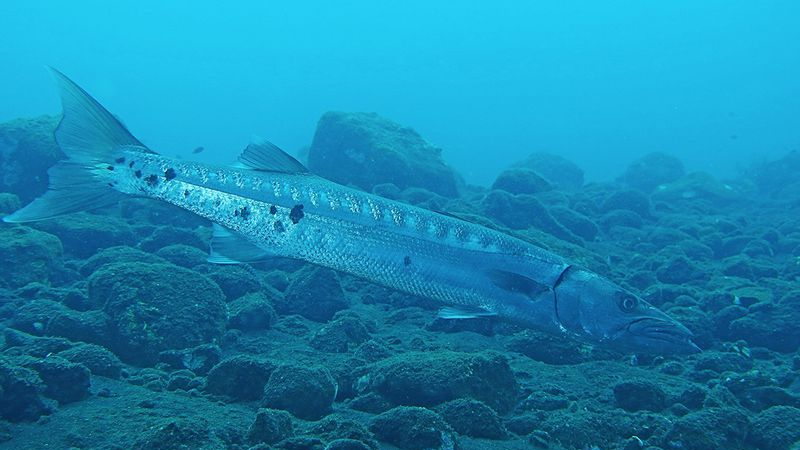
#> input picture Underwater Image/Biru/100_img_.png, 800 x 450 px
$ python -i evaluation_metrics.py   (imports and definitions only)   (older library calls are emulated)
#> lines starting #> are read from the running program, lines starting #| are printed output that depends on the picture
#> further down, picture is the input picture: shape (450, 800, 3); mean B, G, R 175.4, 134.8, 22.9
from __future__ import annotations

import time
import functools
from typing import Callable, Any

import cv2
import numpy as np
from scipy.ndimage import convolve

_C1 = 0.0282
_C2 = 0.2953
_C3 = 3.5753

def _to_float32(image: np.ndarray) -> np.ndarray:
    return image.astype(np.float32)

# [175 lines left out: functions _bgr_to_lab, _uicm, _uism, _uiconm, compute_uiqm, compute_uciqe and 2 more, not called in this run]


# ═══════════════════════════════════════════════════════════════
# No-Reference Naturalness Metric (NIQE-like approximation)
# ═══════════════════════════════════════════════════════════════

def compute_niqe_approx(image: np.ndarray) -> dict[str, float]:
    from scipy.stats import kurtosis as _kurt, skew as _skew

    gray = cv2.cvtColor(image, cv2.COLOR_BGR2GRAY).astype(np.float64)
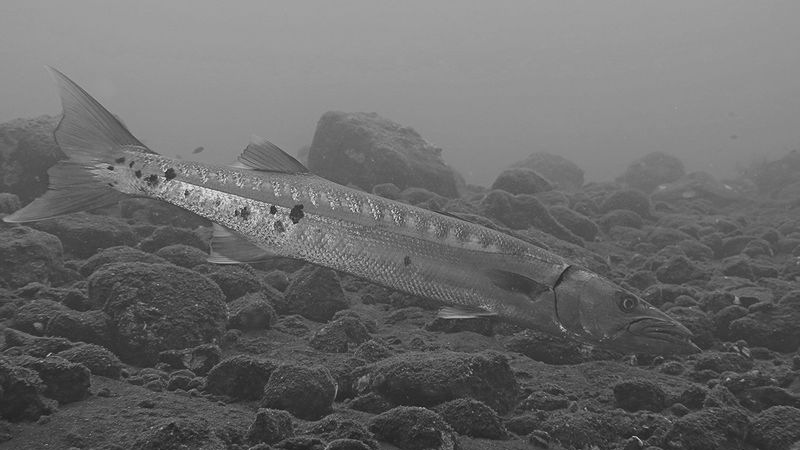
#> gray: shape (450, 800) float64; min 27, max 230, mean 106

    ks = 7
    sigma_g = ks / 6.0
    mu = cv2.GaussianBlur(gray, (ks, ks), sigma_g)
    var_local = cv2.GaussianBlur(gray ** 2, (ks, ks), sigma_g) - mu ** 2
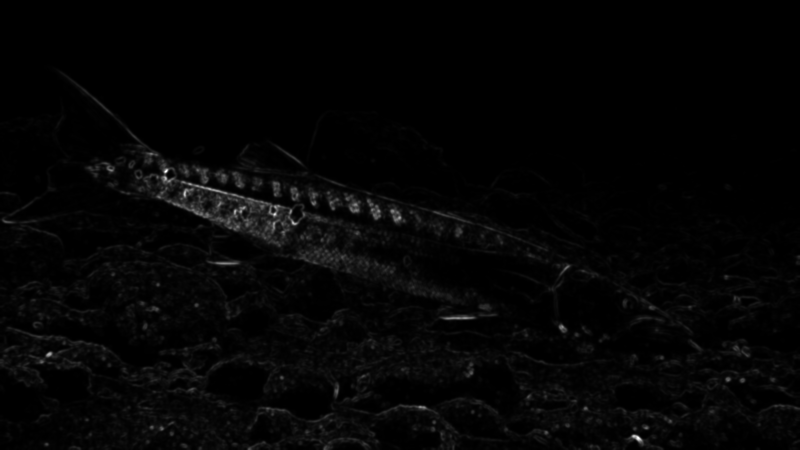
#> var_local: shape (450, 800) float64; min -1.09e-11, max 4083.1, mean 80.9; drawn with min black and max white
    sigma_local = np.sqrt(np.maximum(var_local, 0.0)) + 1.0
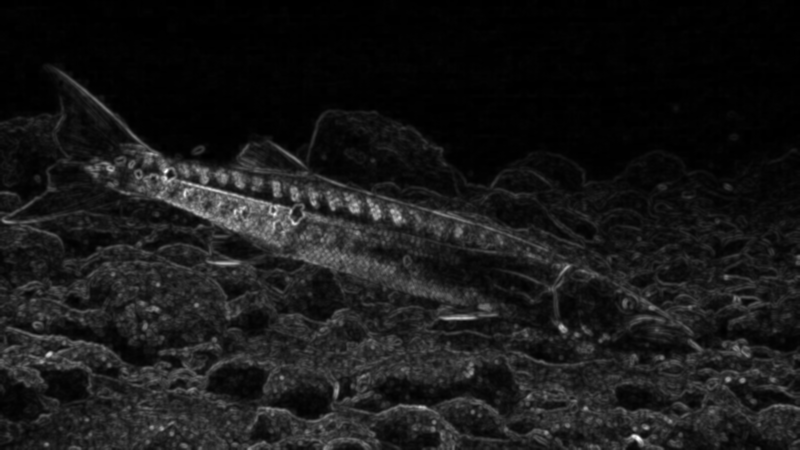
#> sigma_local: shape (450, 800) float64; min 1, max 64.9, mean 7.2; drawn with min black and max white
    mscn = (gray - mu) / sigma_local
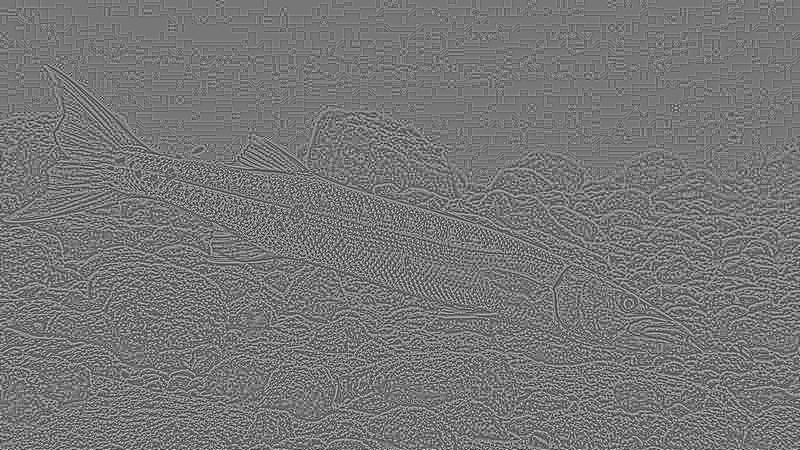
#> mscn: shape (450, 800) float64; min -2.09, max 2.37, mean -0.00664; drawn with min black and max white

    flat = mscn.flatten()
    v = float(flat.var())
#> v = 0.276
    s = float(_skew(flat))
#> s = 0.169
    k = float(_kurt(flat, fisher=True))
#> k = 0.541

    deviation = float(np.sqrt((v - 1.0) ** 2 + s ** 2 + (k / 3.0) ** 2))
#> deviation = 0.765

    return {
        "niqe_approx"   : round(deviation, 6),
        "mscn_variance"  : round(v, 6),
        "mscn_skewness"  : round(s, 6),
        "mscn_kurtosis"  : round(k, 6),
    }


# [44 lines left out: functions timing_wrapper, benchmark, not called in this run]

>>> import cv2
>>> picture = cv2.imread('Underwater Image/Biru/100_img_.png')
>>> result = compute_niqe_approx(picture)
#> result = {'niqe_approx': 0.765, 'mscn_variance': 0.276, 'mscn_skewness': 0.169, 'mscn_kurtosis': 0.541}

$ run again, on Underwater Image/Biru/107_img_.png
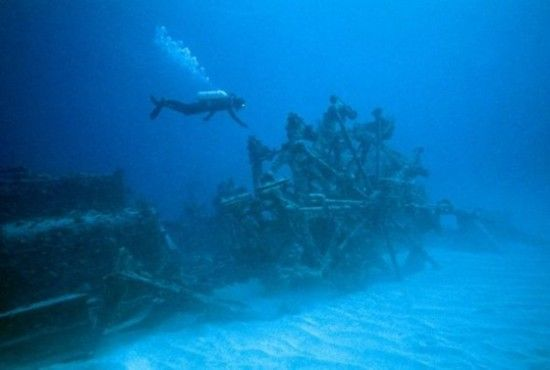
#> input picture Underwater Image/Biru/107_img_.png, 550 x 370 px
#> picture is the input picture: shape (370, 550, 3); mean B, G, R 177.4, 113.9, 4.7
#> in compute_niqe_approx, `sigma_local = np.sqrt(np.maximum(var_local, 0.0)) + 1.0`:
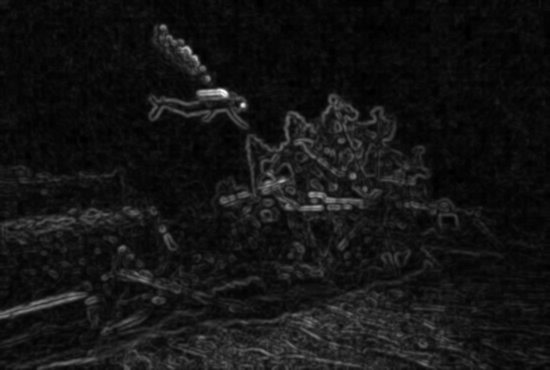
#> sigma_local: shape (370, 550) float64; min 1, max 28.53, mean 3.2; drawn with min black and max white
#> in compute_niqe_approx, `mscn = (gray - mu) / sigma_local`:
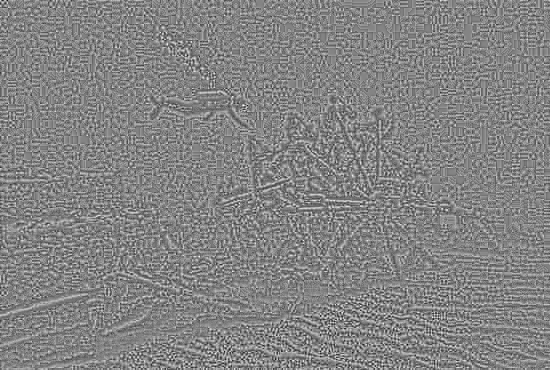
#> mscn: shape (370, 550) float64; min -1.96, max 1.81, mean -0.00786; drawn with min black and max white
#> v = 0.146
#> s = 0.199
#> k = 0.131
#> deviation = 0.878
#> result = {'niqe_approx': 0.878, 'mscn_variance': 0.146, 'mscn_skewness': 0.199, 'mscn_kurtosis': 0.131}

$ run again, on Underwater Image/Biru/10_img_.png
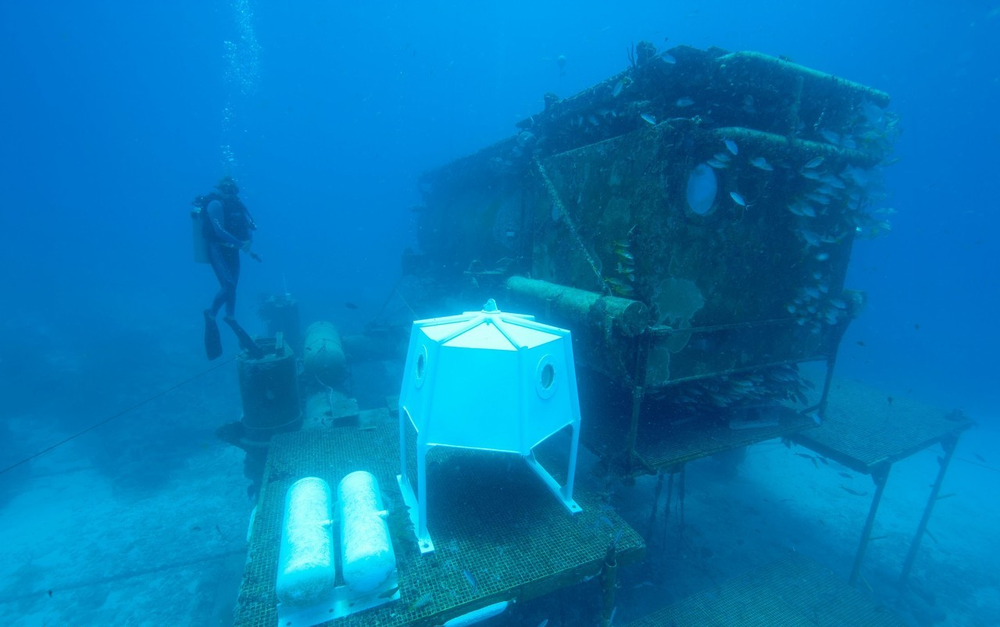
#> input picture Underwater Image/Biru/10_img_.png, 1000 x 627 px, shrunk from 1280 x 803 before the run
#> picture is the input picture: shape (627, 1000, 3); mean B, G, R 181.9, 121.8, 4.2
#> in compute_niqe_approx, `sigma_local = np.sqrt(np.maximum(var_local, 0.0)) + 1.0`:
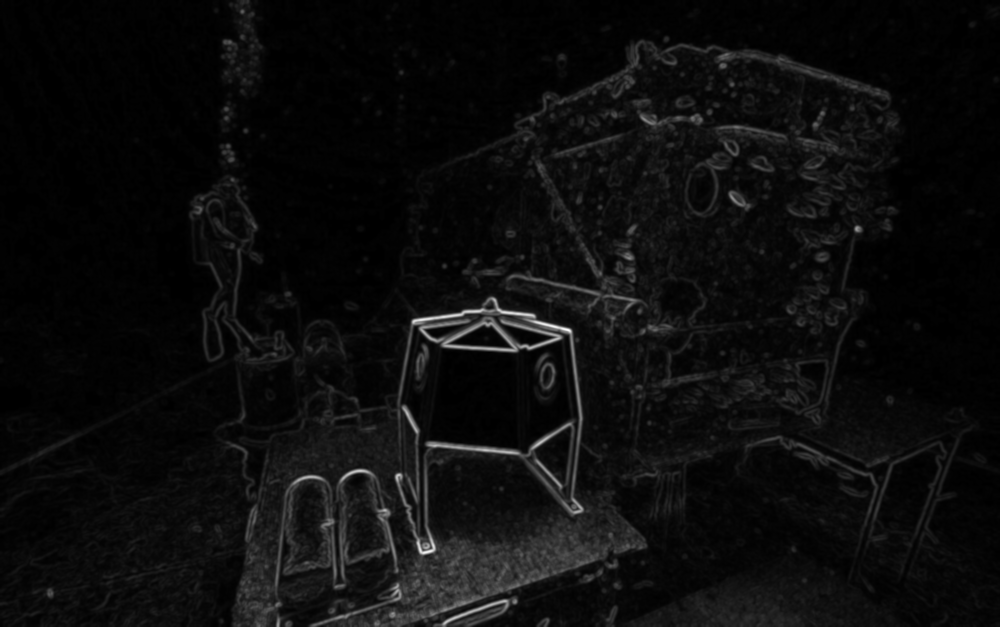
#> sigma_local: shape (627, 1000) float64; min 1, max 48.17, mean 3.4; drawn with min black and max white
#> in compute_niqe_approx, `mscn = (gray - mu) / sigma_local`:
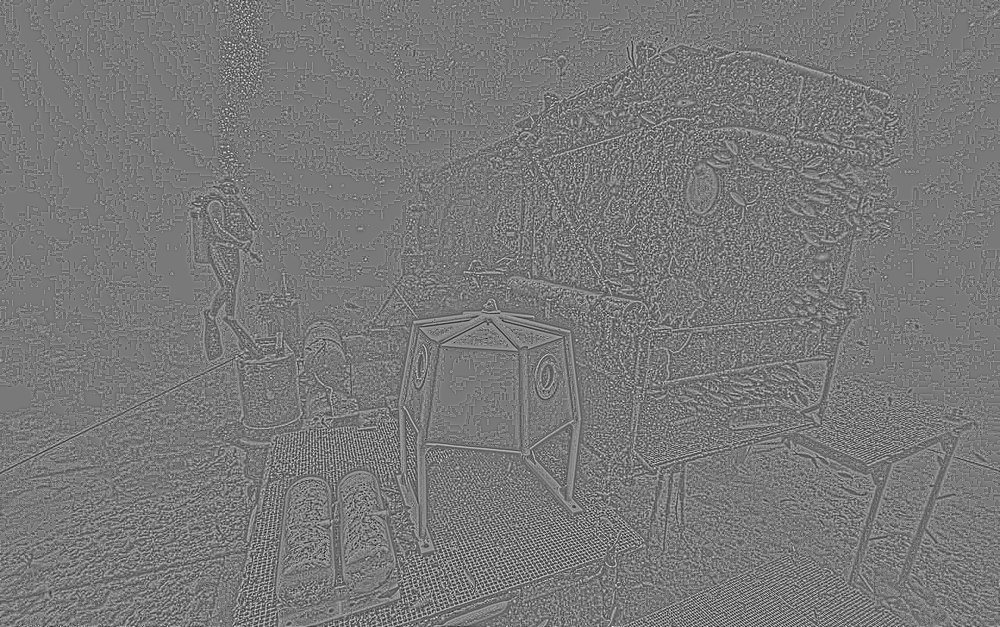
#> mscn: shape (627, 1000) float64; min -2.12, max 2.33, mean -0.0072; drawn with min black and max white
#> v = 0.154
#> s = 0.281
#> k = 1.23
#> deviation = 0.982
#> result = {'niqe_approx': 0.982, 'mscn_variance': 0.154, 'mscn_skewness': 0.281, 'mscn_kurtosis': 1.23}

$ run again, on Underwater Image/Biru/139_img_.png
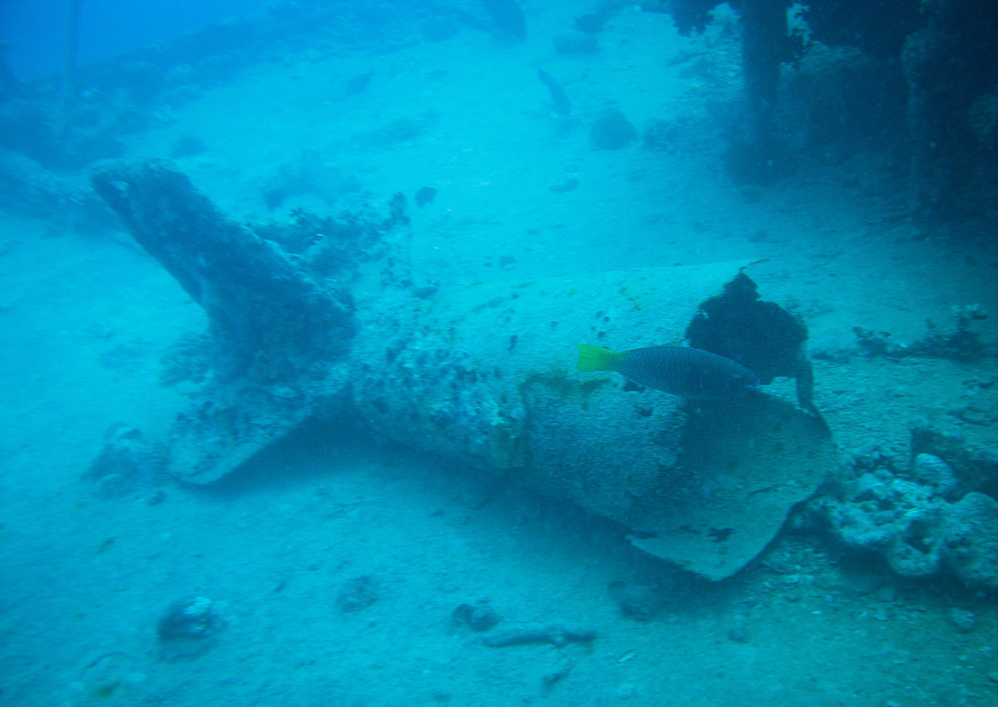
#> input picture Underwater Image/Biru/139_img_.png, 998 x 707 px, shrunk from 1200 x 850 before the run
#> picture is the input picture: shape (707, 998, 3); mean B, G, R 178.2, 141, 1.6
#> in compute_niqe_approx, `sigma_local = np.sqrt(np.maximum(var_local, 0.0)) + 1.0`:
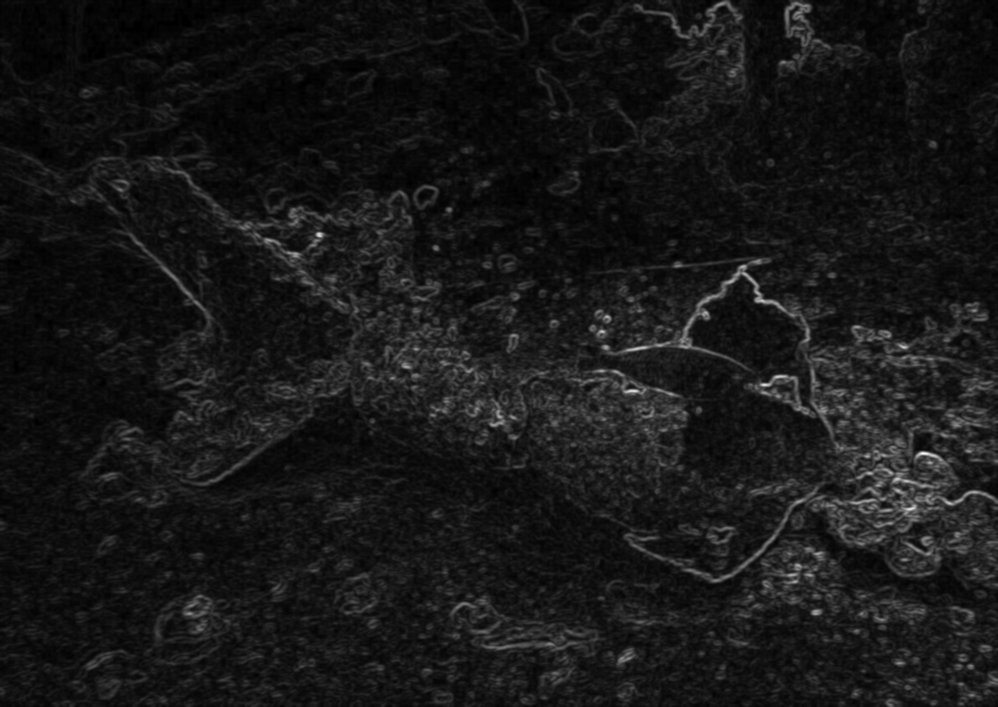
#> sigma_local: shape (707, 998) float64; min 1, max 27.15, mean 3.5; drawn with min black and max white
#> in compute_niqe_approx, `mscn = (gray - mu) / sigma_local`:
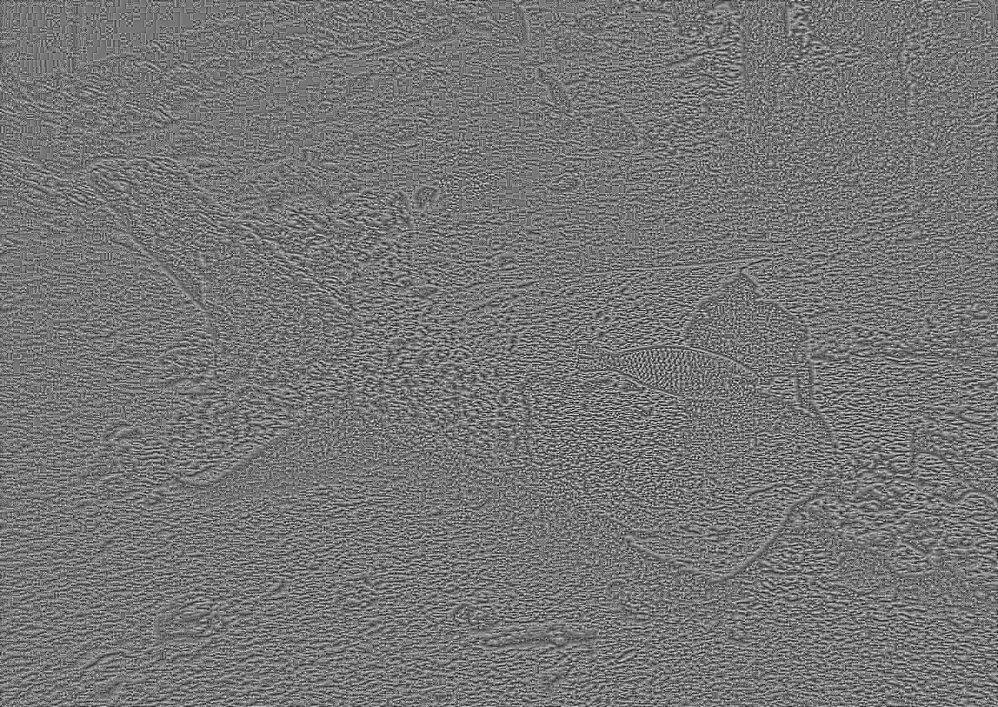
#> mscn: shape (707, 998) float64; min -1.55, max 1.79, mean -0.00163; drawn with min black and max white
#> v = 0.172
#> s = 0.0716
#> k = -0.193
#> deviation = 0.834
#> result = {'niqe_approx': 0.834, 'mscn_variance': 0.172, 'mscn_skewness': 0.0716, 'mscn_kurtosis': -0.193}
